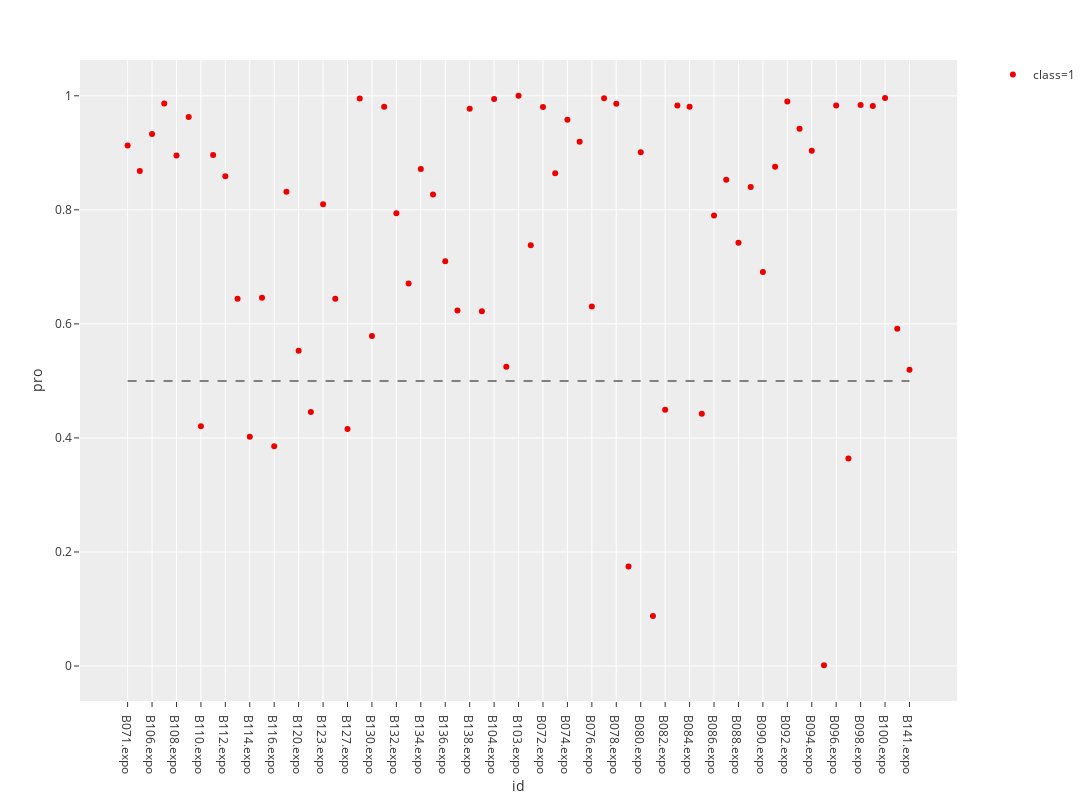

The cell this chart's notebook holds for it:
### Code cell
lung_pre = predict_plot('test_lung', thres=0.5)

### Figure 1 — Plotly figure (JSON) as saved in the notebook; plotly's stock layout.template omitted (floating-point values rounded to 4 significant figures)
{"data": [{"hoverlabel": {"namelength": 0}, "hovertemplate": "class=1<br>id=%{x}<br>pro=%{y}", "legendgroup": "class=1", "marker": {"color": "#EE0000", "symbol": "circle"}, "mode": "markers", "name": "class=1", "showlegend": true, "type": "scatter", "x": ["B071.expo", "B105.expo", "B106.expo", "B107.expo", "B108.expo", "B109.expo", "B110.expo", "B111.expo", "B112.expo", "B113.expo", "B114.expo", "B115.expo", "B116.expo", "B119.expo", "B120.expo", "B122.expo", "B123.expo", "B125.expo", "B127.expo", "B129.expo", "B130.expo", "B131.expo", "B132.expo", "B133.expo", "B134.expo", "B135.expo", "B136.expo", "B137.expo", "B138.expo", "B139.expo", "B104.expo", "B140.expo", "B103.expo", "B101.expo", "B072.expo", "B073.expo", "B074.expo", "B075.expo", "B076.expo", "B077.expo", "B078.expo", "B079.expo", "B080.expo", "B081.expo", "B082.expo", "B083.expo", "B084.expo", "B085.expo", "B086.expo", "B087.expo", "B088.expo", "B089.expo", "B090.expo", "B091.expo", "B092.expo", "B093.expo", "B094.expo", "B095.expo", "B096.expo", "B097.expo", "B098.expo", "B099.expo", "B100.expo", "B102.expo", "B141.expo"], "xaxis": "x", "y": [0.9131, 0.8682, 0.933, 0.9864, 0.8952, 0.9628, 0.4203, 0.8962, 0.859, 0.6442, 0.402, 0.6457, 0.3853, 0.8318, 0.5529, 0.4455, 0.81, 0.644, 0.4156, 0.9953, 0.5786, 0.9809, 0.7942, 0.6707, 0.8718, 0.8268, 0.7098, 0.6237, 0.9774, 0.6223, 0.9942, 0.5246, 1.0, 0.7379, 0.9803, 0.8642, 0.958, 0.9196, 0.6304, 0.9956, 0.9858, 0.1745, 0.9009, 0.08788, 0.4492, 0.983, 0.9808, 0.4423, 0.7902, 0.8527, 0.7424, 0.8399, 0.6908, 0.8758, 0.99, 0.9424, 0.9036, 0.001416, 0.9831, 0.3638, 0.9837, 0.9821, 0.9961, 0.5916, 0.5197], "yaxis": "y"}, {"line": {"color": "grey", "dash": "dash"}, "mode": "lines", "showlegend": false, "type": "scatter", "x": ["B071.expo", "B141.expo"], "y": [0.5, 0.5]}], "layout": {"height": 800, "legend": {"tracegroupgap": 0}, "margin": {"t": 60}, "width": 1200, "xaxis": {"anchor": "y", "domain": [0, 0.98], "title": {"text": "id"}}, "yaxis": {"anchor": "x", "domain": [0, 1], "title": {"text": "pro"}}}}
